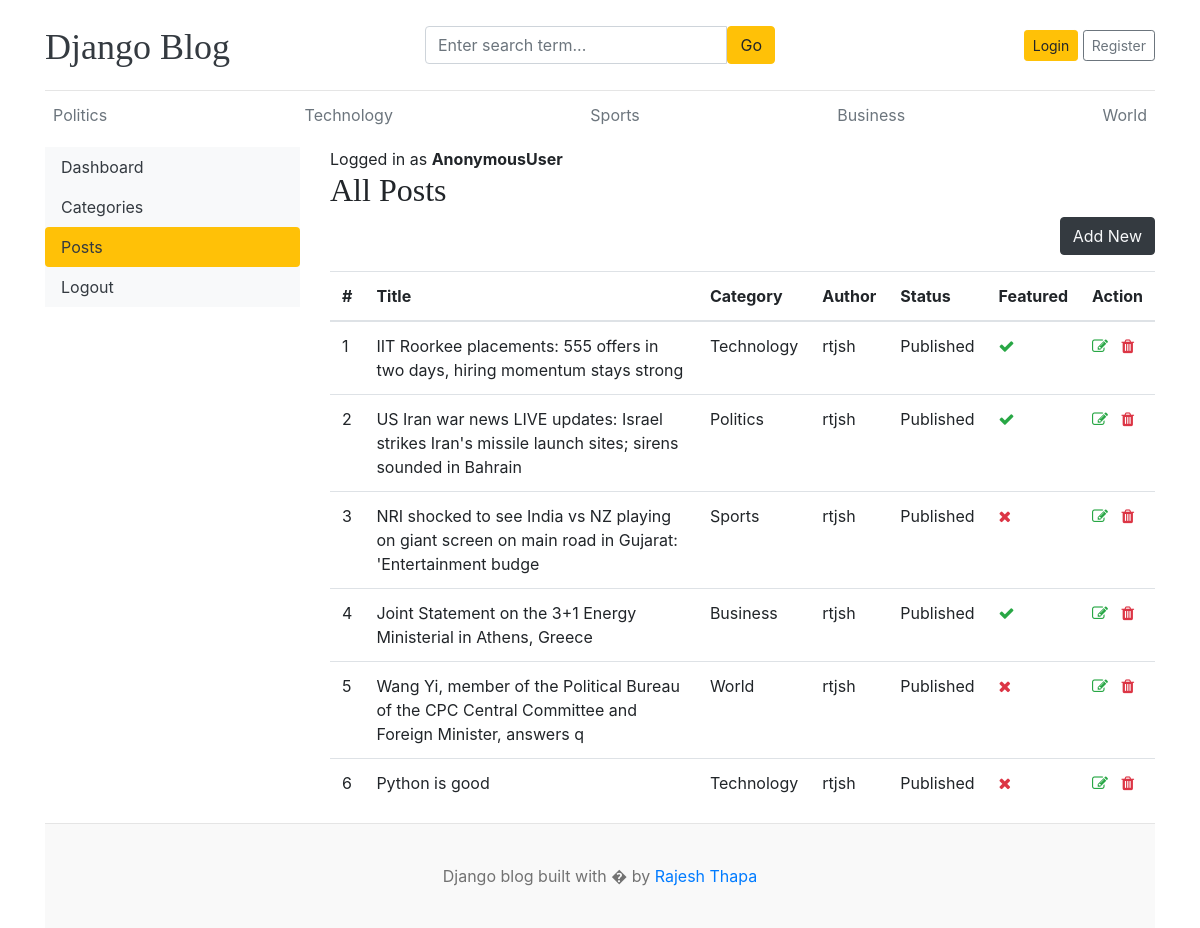
The app's page /dashboard/posts/ with its own data.
### Blog_app/models.py (models this page shows, shortened)
class Category(models.Model):
  category_name = models.CharField(max_length=100, unique=True)
  created_At = models.DateTimeField(auto_now_add=True)
  updated_At = models.DateTimeField(auto_now=True)
  def __str__(self):
    return self.category_name
  class Meta():
    verbose_name_plural = "Categories"

class Blog(models.Model):
  title = models.CharField(max_length=100, unique=True)
  slug = models.SlugField(max_length=100, blank=True, unique=True)
  category = models.ForeignKey(Category, on_delete=models.CASCADE)
  author = models.ForeignKey(User, on_delete=models.CASCADE)
  featured_At = models.ImageField(upload_to='uploads/%Y/%m/%d')
  is_Featured = models.BooleanField(default=False)
  short_description = models.TextField(max_length=200)
  blog_body = models.TextField(max_length=1000)
  status = models.CharField(max_length=20, choices=STATUS_CHOICES,default="Draft")
  created_At = models.DateTimeField(auto_now_add=True)
  updated_At = models.DateTimeField(auto_now=True)

### dashboard/views.py (the view)
# urls.py: path('posts/', views.posts, name='posts'),
def posts(request):
  posts = Blog.objects.all()
  context = {
    'posts': posts,
  }
  return render(request, 'dashboard/posts.html', context)

### Blog_app/context_processors.py (called while the page is built)
def getCategory(request):
  categories = Category.objects.all()
  return dict(categories=categories)

def getsocialLinks(request):
  sociallinks = SocialLinks.objects.all()
  return dict(sociallinks = sociallinks)

### template/dashboard/posts.html (shortened to what this page needs)
{% extends 'base.html' %}
{% block content %}
<div class="row">
  {% include 'dashboard/sidebar.html' %}
  <div class="col-md-9">
    <span>Logged in as <b>{{ user }}</b></span>
    <h2>All Posts</h2>
    <a href="{% url 'add_post' %}" class="btn btn-dark text-light float-right mb-3">Add New</a>
    <table class="table table-hover">
      <thead>
        <tr>
          <th scope="col">#</th>
          <th scope="col">Title</th>
          <th scope="col">Category</th>
          <th scope="col">Author</th>
          <th scope="col">Status</th>
          <th scope="col">Featured</th>
          <th scope="col">Action</th>
        </tr>
      </thead>
      <tbody>
        {% for post in posts %}
        <tr>
          <td>{{ forloop.counter }}</th>
          <td>{{post.title}}</td>
          <td>{{post.category}}</td>
          <td>{{post.author}}</td>
          <td>{{post.status}}</td>
          <td>
            {% if post.is_Featured %}
            <i class="fa fa-check text-success"></i>
            {% else %}
            <i class="fa fa-times text-success text-danger"></i>
            {% endif %}
          </td>
          <td>
            <a href="{%url 'edit_post' post.id%}"><i class="fa fa-edit text-success"></i></a>
            <a href="{%url 'delete_post' post.id%}"> <i class="fa fa-trash text-danger"></i>
            </a>
          </td>
        </tr>
        {% endfor %}
      </tbody>
    </table>
  </div>
</div>
{% endblock %}

### template/base.html (shortened to what this page needs)
{% load static %}
<!DOCTYPE html>
<html lang="en">
<head>
  <link href="https://getbootstrap.com/docs/4.0/dist/css/bootstrap.min.css" rel="stylesheet">
  <link rel="stylesheet" href="https://cdnjs.cloudflare.com/ajax/libs/font-awesome/4.7.0/css/font-awesome.min.css">
  <link href={% static "css/style.css" %} rel="stylesheet">
</head>
<body>
  <div class="container">
    <header class="blog-header py-3">
      <div class="row flex-nowrap justify-content-between align-items-center">
        <div class="col-4 pt-1">
          <a class="blog-header-logo text-dark" href="/">Django Blog</a>
        </div>
        <div class="col-4">
          <form action="{% url 'search' %}" method="GET">
            <div class="input-group">
              <input class="form-control" name="keyword" value="{{keyword}}" type="text"
                placeholder="Enter search term...">
              <button type="submit" class="btn btn-warning">Go</button>
            </div>
          </form>
        </div>
        <div class="col-4 d-flex justify-content-end align-items-center">
          {% if not user.is_authenticated %}
          <a class="btn btn-sm btn-warning" href="{% url 'login' %}">Login</a> &nbsp;
          <a class="btn btn-sm btn-outline-secondary" href="{% url 'register' %}">Register</a>
          {% else %}
          <span><a href="{% url 'dashboard' %}">Dashboard</a></span>
          &nbsp;
          <!-- <span>{{user}}</span>
          &nbsp; -->
          <span><a href="{% url 'logout' %}">Logout</a></span>
          {% endif %}
        </div>
      </div>
    </header>
    <div class="nav-scroller py-1 mb-2">
      <nav class="nav d-flex justify-content-between">
        {% for cat in categories %}
        <a class="p-2 text-muted" href="{% url 'post_by_category' cat.id%}">{{cat.category_name}}</a>
        {% endfor %}
      </nav>
    </div>
    {% block content %}
    {% endblock %}
    <footer class="blog-footer">
      <p>Django blog built with � by <a href="#">Rajesh Thapa</a></p>
    </footer>
</body>
</html>

### static/css/style.css (style rules this page uses)
.blog-header { border-bottom: 1px solid #e5e5e5; }
.blog-header-logo { font-family: "Playfair Display", Georgia, "Times New Roman", serif; font-size: 2.25rem; }
h1, h2, h3, h4, h5, h6 { font-family: "Playfair Display", Georgia, "Times New Roman", serif; }
.blog-footer { padding: 2.5rem 0; color: #727272; text-align: center; background-color: #f9f9f9; border-top: .05rem solid #e5e5e5; }
.blog-footer p:last-child { margin-bottom: 0; }

### records on screen
Category: category_name "Politics"
Category: category_name "Technology"
Category: category_name "Sports"
Category: category_name "Business"
Category: category_name "World"
Blog: title "IIT Roorkee placements: 555 offers in two days, hiring momentum stays strong", category "Technology", author "rtjsh", status "Published", is_Featured True (drawn)
Blog: title "US Iran war news LIVE updates: Israel strikes Iran's missile launch sites; sirens sounded in Bahrain", category "Politics", author "rtjsh", status "Published", is_Featured True (drawn)
Blog: title "NRI shocked to see India vs NZ playing on giant screen on main road in Gujarat: 'Entertainment budge", category "Sports", author "rtjsh", status "Published", is_Featured False (drawn)
Blog: title "Joint Statement on the 3+1 Energy Ministerial in Athens, Greece", category "Business", author "rtjsh", status "Published", is_Featured True (drawn)
Blog: title "Wang Yi, member of the Political Bureau of the CPC Central Committee and Foreign Minister, answers q", category "World", author "rtjsh", status "Published", is_Featured False (drawn)
Blog: title "Python is good", category "Technology", author "rtjsh", status "Published", is_Featured False (drawn)

### other values on screen
{{ user }} "AnonymousUser"
